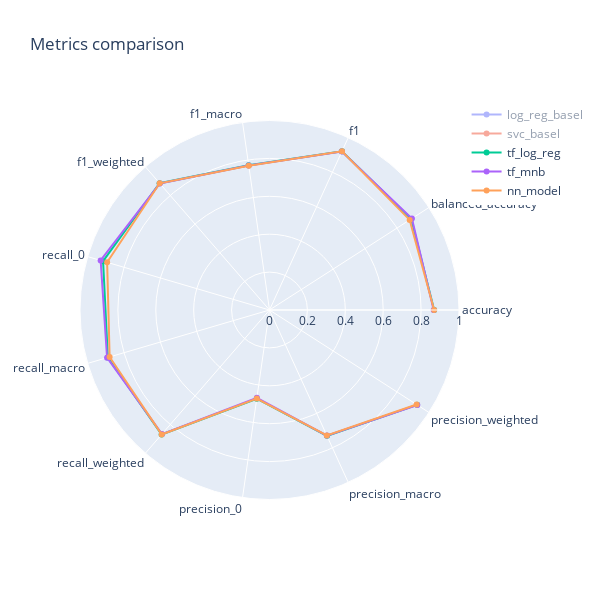
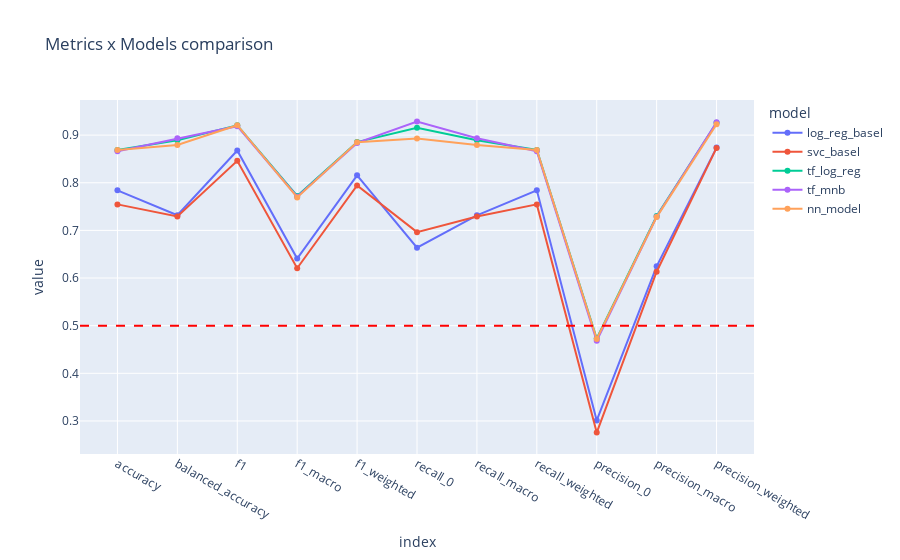
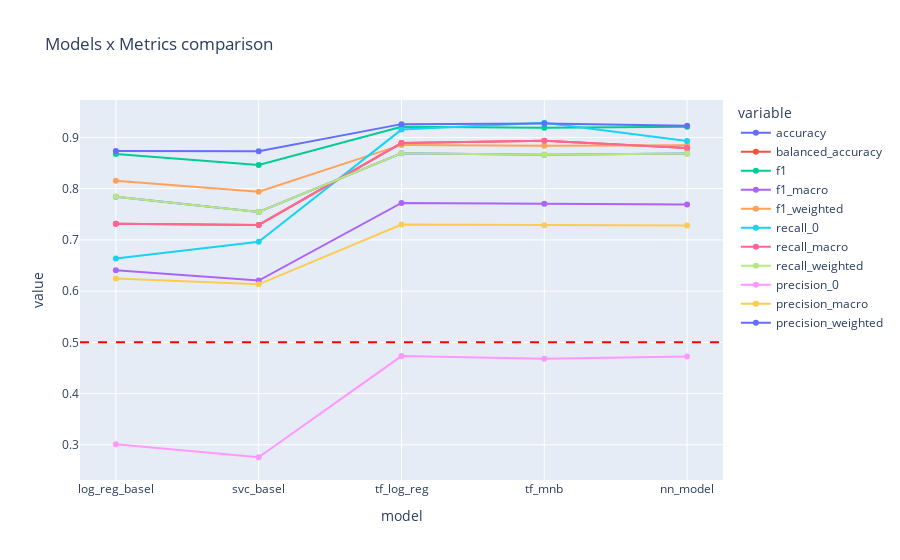
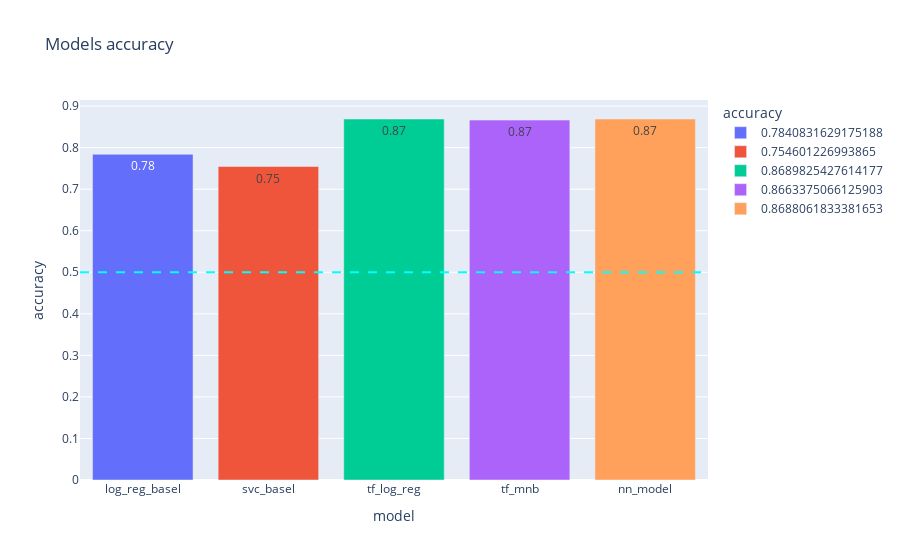

Source (notebook cell) for these figures, in order:
### Code cell
plot_radar_mult(df_m)

lineplot_metrics_mult(df_m)

barplot_metric_mult(df_m)

barplot_metric_mult(df_m, metric="recall_0")

barplot_metric_mult(df_m, metric="precision_0")

### Figure 1 — Plotly figure (JSON) as saved in the notebook; plotly's stock layout.template omitted (floating-point values rounded to 4 significant figures)
{"data": [{"name": "log_reg_basel", "r": [0.7841, 0.7317, 0.8676, 0.6409, 0.8155, 0.6637, 0.7317, 0.7841, 0.3011, 0.6246, 0.8737], "theta": ["accuracy", "balanced_accuracy", "f1", "f1_macro", "f1_weighted", "recall_0", "recall_macro", "recall_weighted", "precision_0", "precision_macro", "precision_weighted"], "type": "scatterpolar", "visible": "legendonly"}, {"name": "svc_basel", "r": [0.7546, 0.7292, 0.8461, 0.6205, 0.7942, 0.6963, 0.7292, 0.7546, 0.2757, 0.6132, 0.8731], "theta": ["accuracy", "balanced_accuracy", "f1", "f1_macro", "f1_weighted", "recall_0", "recall_macro", "recall_weighted", "precision_0", "precision_macro", "precision_weighted"], "type": "scatterpolar", "visible": "legendonly"}, {"name": "tf_log_reg", "r": [0.869, 0.889, 0.9207, 0.7722, 0.8854, 0.9153, 0.889, 0.869, 0.4731, 0.73, 0.926], "theta": ["accuracy", "balanced_accuracy", "f1", "f1_macro", "f1_weighted", "recall_0", "recall_macro", "recall_weighted", "precision_0", "precision_macro", "precision_weighted"], "type": "scatterpolar"}, {"name": "tf_mnb", "r": [0.8663, 0.8933, 0.9188, 0.7707, 0.8836, 0.9287, 0.8933, 0.8663, 0.4682, 0.7285, 0.9271], "theta": ["accuracy", "balanced_accuracy", "f1", "f1_macro", "f1_weighted", "recall_0", "recall_macro", "recall_weighted", "precision_0", "precision_macro", "precision_weighted"], "type": "scatterpolar"}, {"name": "nn_model", "r": [0.8688, 0.8793, 0.9208, 0.7692, 0.8848, 0.893, 0.8793, 0.8688, 0.4721, 0.7279, 0.9229], "theta": ["accuracy", "balanced_accuracy", "f1", "f1_macro", "f1_weighted", "recall_0", "recall_macro", "recall_weighted", "precision_0", "precision_macro", "precision_weighted"], "type": "scatterpolar"}], "layout": {"height": 600, "polar": {"angularaxis": {"type": "category"}, "radialaxis": {"autorange": false, "range": [0, 1], "type": "linear", "visible": true}}, "showlegend": true, "title": {"text": "Metrics comparison"}, "width": 600}}

### Figure 2 — Plotly figure (JSON) as saved in the notebook; plotly's stock layout.template omitted (floating-point values rounded to 4 significant figures)
{"data": [{"hovertemplate": "model=log_reg_basel<br>index=%{x}<br>value=%{y}<extra></extra>", "legendgroup": "log_reg_basel", "line": {"color": "#636efa", "dash": "solid"}, "marker": {"symbol": "circle"}, "mode": "lines+markers", "name": "log_reg_basel", "orientation": "v", "showlegend": true, "type": "scatter", "x": ["accuracy", "balanced_accuracy", "f1", "f1_macro", "f1_weighted", "recall_0", "recall_macro", "recall_weighted", "precision_0", "precision_macro", "precision_weighted"], "xaxis": "x", "y": [0.7841, 0.7317, 0.8676, 0.6409, 0.8155, 0.6637, 0.7317, 0.7841, 0.3011, 0.6246, 0.8737], "yaxis": "y"}, {"hovertemplate": "model=svc_basel<br>index=%{x}<br>value=%{y}<extra></extra>", "legendgroup": "svc_basel", "line": {"color": "#EF553B", "dash": "solid"}, "marker": {"symbol": "circle"}, "mode": "lines+markers", "name": "svc_basel", "orientation": "v", "showlegend": true, "type": "scatter", "x": ["accuracy", "balanced_accuracy", "f1", "f1_macro", "f1_weighted", "recall_0", "recall_macro", "recall_weighted", "precision_0", "precision_macro", "precision_weighted"], "xaxis": "x", "y": [0.7546, 0.7292, 0.8461, 0.6205, 0.7942, 0.6963, 0.7292, 0.7546, 0.2757, 0.6132, 0.8731], "yaxis": "y"}, {"hovertemplate": "model=tf_log_reg<br>index=%{x}<br>value=%{y}<extra></extra>", "legendgroup": "tf_log_reg", "line": {"color": "#00cc96", "dash": "solid"}, "marker": {"symbol": "circle"}, "mode": "lines+markers", "name": "tf_log_reg", "orientation": "v", "showlegend": true, "type": "scatter", "x": ["accuracy", "balanced_accuracy", "f1", "f1_macro", "f1_weighted", "recall_0", "recall_macro", "recall_weighted", "precision_0", "precision_macro", "precision_weighted"], "xaxis": "x", "y": [0.869, 0.889, 0.9207, 0.7722, 0.8854, 0.9153, 0.889, 0.869, 0.4731, 0.73, 0.926], "yaxis": "y"}, {"hovertemplate": "model=tf_mnb<br>index=%{x}<br>value=%{y}<extra></extra>", "legendgroup": "tf_mnb", "line": {"color": "#ab63fa", "dash": "solid"}, "marker": {"symbol": "circle"}, "mode": "lines+markers", "name": "tf_mnb", "orientation": "v", "showlegend": true, "type": "scatter", "x": ["accuracy", "balanced_accuracy", "f1", "f1_macro", "f1_weighted", "recall_0", "recall_macro", "recall_weighted", "precision_0", "precision_macro", "precision_weighted"], "xaxis": "x", "y": [0.8663, 0.8933, 0.9188, 0.7707, 0.8836, 0.9287, 0.8933, 0.8663, 0.4682, 0.7285, 0.9271], "yaxis": "y"}, {"hovertemplate": "model=nn_model<br>index=%{x}<br>value=%{y}<extra></extra>", "legendgroup": "nn_model", "line": {"color": "#FFA15A", "dash": "solid"}, "marker": {"symbol": "circle"}, "mode": "lines+markers", "name": "nn_model", "orientation": "v", "showlegend": true, "type": "scatter", "x": ["accuracy", "balanced_accuracy", "f1", "f1_macro", "f1_weighted", "recall_0", "recall_macro", "recall_weighted", "precision_0", "precision_macro", "precision_weighted"], "xaxis": "x", "y": [0.8688, 0.8793, 0.9208, 0.7692, 0.8848, 0.893, 0.8793, 0.8688, 0.4721, 0.7279, 0.9229], "yaxis": "y"}], "layout": {"autosize": true, "legend": {"title": {"text": "model"}, "tracegroupgap": 0}, "shapes": [{"line": {"color": "red", "dash": "dash"}, "type": "line", "x0": 0, "x1": 1, "xref": "x domain", "y0": 0.5, "y1": 0.5, "yref": "y"}], "title": {"text": "Metrics x Models comparison"}, "xaxis": {"anchor": "y", "autorange": true, "domain": [0, 1], "range": [-0.5934, 10.59], "title": {"text": "index"}, "type": "category"}, "yaxis": {"anchor": "x", "autorange": true, "domain": [0, 1], "dtick": 0.1, "range": [0.2218, 0.9826], "tick0": 0, "title": {"text": "value"}, "type": "linear"}}}

### Figure 3 — Plotly figure (JSON) as saved in the notebook; plotly's stock layout.template omitted (floating-point values rounded to 4 significant figures)
{"data": [{"hovertemplate": "variable=accuracy<br>model=%{x}<br>value=%{y}<extra></extra>", "legendgroup": "accuracy", "line": {"color": "#636efa", "dash": "solid"}, "marker": {"symbol": "circle"}, "mode": "lines+markers", "name": "accuracy", "orientation": "v", "showlegend": true, "type": "scatter", "x": ["log_reg_basel", "svc_basel", "tf_log_reg", "tf_mnb", "nn_model"], "xaxis": "x", "y": [0.7841, 0.7546, 0.869, 0.8663, 0.8688], "yaxis": "y"}, {"hovertemplate": "variable=balanced_accuracy<br>model=%{x}<br>value=%{y}<extra></extra>", "legendgroup": "balanced_accuracy", "line": {"color": "#EF553B", "dash": "solid"}, "marker": {"symbol": "circle"}, "mode": "lines+markers", "name": "balanced_accuracy", "orientation": "v", "showlegend": true, "type": "scatter", "x": ["log_reg_basel", "svc_basel", "tf_log_reg", "tf_mnb", "nn_model"], "xaxis": "x", "y": [0.7317, 0.7292, 0.889, 0.8933, 0.8793], "yaxis": "y"}, {"hovertemplate": "variable=f1<br>model=%{x}<br>value=%{y}<extra></extra>", "legendgroup": "f1", "line": {"color": "#00cc96", "dash": "solid"}, "marker": {"symbol": "circle"}, "mode": "lines+markers", "name": "f1", "orientation": "v", "showlegend": true, "type": "scatter", "x": ["log_reg_basel", "svc_basel", "tf_log_reg", "tf_mnb", "nn_model"], "xaxis": "x", "y": [0.8676, 0.8461, 0.9207, 0.9188, 0.9208], "yaxis": "y"}, {"hovertemplate": "variable=f1_macro<br>model=%{x}<br>value=%{y}<extra></extra>", "legendgroup": "f1_macro", "line": {"color": "#ab63fa", "dash": "solid"}, "marker": {"symbol": "circle"}, "mode": "lines+markers", "name": "f1_macro", "orientation": "v", "showlegend": true, "type": "scatter", "x": ["log_reg_basel", "svc_basel", "tf_log_reg", "tf_mnb", "nn_model"], "xaxis": "x", "y": [0.6409, 0.6205, 0.7722, 0.7707, 0.7692], "yaxis": "y"}, {"hovertemplate": "variable=f1_weighted<br>model=%{x}<br>value=%{y}<extra></extra>", "legendgroup": "f1_weighted", "line": {"color": "#FFA15A", "dash": "solid"}, "marker": {"symbol": "circle"}, "mode": "lines+markers", "name": "f1_weighted", "orientation": "v", "showlegend": true, "type": "scatter", "x": ["log_reg_basel", "svc_basel", "tf_log_reg", "tf_mnb", "nn_model"], "xaxis": "x", "y": [0.8155, 0.7942, 0.8854, 0.8836, 0.8848], "yaxis": "y"}, {"hovertemplate": "variable=recall_0<br>model=%{x}<br>value=%{y}<extra></extra>", "legendgroup": "recall_0", "line": {"color": "#19d3f3", "dash": "solid"}, "marker": {"symbol": "circle"}, "mode": "lines+markers", "name": "recall_0", "orientation": "v", "showlegend": true, "type": "scatter", "x": ["log_reg_basel", "svc_basel", "tf_log_reg", "tf_mnb", "nn_model"], "xaxis": "x", "y": [0.6637, 0.6963, 0.9153, 0.9287, 0.893], "yaxis": "y"}, {"hovertemplate": "variable=recall_macro<br>model=%{x}<br>value=%{y}<extra></extra>", "legendgroup": "recall_macro", "line": {"color": "#FF6692", "dash": "solid"}, "marker": {"symbol": "circle"}, "mode": "lines+markers", "name": "recall_macro", "orientation": "v", "showlegend": true, "type": "scatter", "x": ["log_reg_basel", "svc_basel", "tf_log_reg", "tf_mnb", "nn_model"], "xaxis": "x", "y": [0.7317, 0.7292, 0.889, 0.8933, 0.8793], "yaxis": "y"}, {"hovertemplate": "variable=recall_weighted<br>model=%{x}<br>value=%{y}<extra></extra>", "legendgroup": "recall_weighted", "line": {"color": "#B6E880", "dash": "solid"}, "marker": {"symbol": "circle"}, "mode": "lines+markers", "name": "recall_weighted", "orientation": "v", "showlegend": true, "type": "scatter", "x": ["log_reg_basel", "svc_basel", "tf_log_reg", "tf_mnb", "nn_model"], "xaxis": "x", "y": [0.7841, 0.7546, 0.869, 0.8663, 0.8688], "yaxis": "y"}, {"hovertemplate": "variable=precision_0<br>model=%{x}<br>value=%{y}<extra></extra>", "legendgroup": "precision_0", "line": {"color": "#FF97FF", "dash": "solid"}, "marker": {"symbol": "circle"}, "mode": "lines+markers", "name": "precision_0", "orientation": "v", "showlegend": true, "type": "scatter", "x": ["log_reg_basel", "svc_basel", "tf_log_reg", "tf_mnb", "nn_model"], "xaxis": "x", "y": [0.3011, 0.2757, 0.4731, 0.4682, 0.4721], "yaxis": "y"}, {"hovertemplate": "variable=precision_macro<br>model=%{x}<br>value=%{y}<extra></extra>", "legendgroup": "precision_macro", "line": {"color": "#FECB52", "dash": "solid"}, "marker": {"symbol": "circle"}, "mode": "lines+markers", "name": "precision_macro", "orientation": "v", "showlegend": true, "type": "scatter", "x": ["log_reg_basel", "svc_basel", "tf_log_reg", "tf_mnb", "nn_model"], "xaxis": "x", "y": [0.6246, 0.6132, 0.73, 0.7285, 0.7279], "yaxis": "y"}, {"hovertemplate": "variable=precision_weighted<br>model=%{x}<br>value=%{y}<extra></extra>", "legendgroup": "precision_weighted", "line": {"color": "#636efa", "dash": "solid"}, "marker": {"symbol": "circle"}, "mode": "lines+markers", "name": "precision_weighted", "orientation": "v", "showlegend": true, "type": "scatter", "x": ["log_reg_basel", "svc_basel", "tf_log_reg", "tf_mnb", "nn_model"], "xaxis": "x", "y": [0.8737, 0.8731, 0.926, 0.9271, 0.9229], "yaxis": "y"}], "layout": {"autosize": true, "legend": {"title": {"text": "variable"}, "tracegroupgap": 0}, "shapes": [{"line": {"color": "red", "dash": "dash"}, "type": "line", "x0": 0, "x1": 1, "xref": "x domain", "y0": 0.5, "y1": 0.5, "yref": "y"}], "title": {"text": "Models x Metrics comparison"}, "xaxis": {"anchor": "y", "autorange": true, "domain": [0, 1], "range": [-0.2377, 4.238], "title": {"text": "model"}, "type": "category"}, "yaxis": {"anchor": "x", "autorange": true, "domain": [0, 1], "dtick": 0.1, "range": [0.2218, 0.9826], "tick0": 0, "title": {"text": "value"}, "type": "linear"}}}

### Figure 4 — Plotly figure (JSON) as saved in the notebook; plotly's stock layout.template omitted (floating-point values rounded to 4 significant figures)
{"data": [{"alignmentgroup": "True", "hovertemplate": "accuracy=%{y}<br>model=%{x}<extra></extra>", "legendgroup": "0.7840831629175188", "marker": {"color": "#636efa", "pattern": {"shape": ""}}, "name": "0.7840831629175188", "offsetgroup": "0.7840831629175188", "orientation": "v", "showlegend": true, "textposition": "auto", "texttemplate": "%{y:.2f}", "type": "bar", "x": ["log_reg_basel"], "xaxis": "x", "y": [0.7841], "yaxis": "y"}, {"alignmentgroup": "True", "hovertemplate": "accuracy=%{y}<br>model=%{x}<extra></extra>", "legendgroup": "0.754601226993865", "marker": {"color": "#EF553B", "pattern": {"shape": ""}}, "name": "0.754601226993865", "offsetgroup": "0.754601226993865", "orientation": "v", "showlegend": true, "textposition": "auto", "texttemplate": "%{y:.2f}", "type": "bar", "x": ["svc_basel"], "xaxis": "x", "y": [0.7546], "yaxis": "y"}, {"alignmentgroup": "True", "hovertemplate": "accuracy=%{y}<br>model=%{x}<extra></extra>", "legendgroup": "0.8689825427614177", "marker": {"color": "#00cc96", "pattern": {"shape": ""}}, "name": "0.8689825427614177", "offsetgroup": "0.8689825427614177", "orientation": "v", "showlegend": true, "textposition": "auto", "texttemplate": "%{y:.2f}", "type": "bar", "x": ["tf_log_reg"], "xaxis": "x", "y": [0.869], "yaxis": "y"}, {"alignmentgroup": "True", "hovertemplate": "accuracy=%{y}<br>model=%{x}<extra></extra>", "legendgroup": "0.8663375066125903", "marker": {"color": "#ab63fa", "pattern": {"shape": ""}}, "name": "0.8663375066125903", "offsetgroup": "0.8663375066125903", "orientation": "v", "showlegend": true, "textposition": "auto", "texttemplate": "%{y:.2f}", "type": "bar", "x": ["tf_mnb"], "xaxis": "x", "y": [0.8663], "yaxis": "y"}, {"alignmentgroup": "True", "hovertemplate": "accuracy=%{y}<br>model=%{x}<extra></extra>", "legendgroup": "0.8688061833381653", "marker": {"color": "#FFA15A", "pattern": {"shape": ""}}, "name": "0.8688061833381653", "offsetgroup": "0.8688061833381653", "orientation": "v", "showlegend": true, "textposition": "auto", "texttemplate": "%{y:.2f}", "type": "bar", "x": ["nn_model"], "xaxis": "x", "y": [0.8688], "yaxis": "y"}], "layout": {"autosize": true, "barmode": "relative", "legend": {"title": {"text": "accuracy"}, "tracegroupgap": 0}, "shapes": [{"line": {"color": "cyan", "dash": "dash"}, "type": "line", "x0": 0, "x1": 1, "xref": "x domain", "y0": 0.5, "y1": 0.5, "yref": "y"}], "title": {"text": "Models accuracy"}, "xaxis": {"anchor": "y", "autorange": true, "domain": [0, 1], "range": [-0.5, 4.5], "title": {"text": "model"}, "type": "category"}, "yaxis": {"anchor": "x", "autorange": true, "categoryarray": [0.8688, 0.8663, 0.869, 0.7546, 0.7841], "categoryorder": "array", "domain": [0, 1], "dtick": 0.1, "range": [0, 0.9147], "tick0": 0, "title": {"text": "accuracy"}, "type": "linear"}}}
